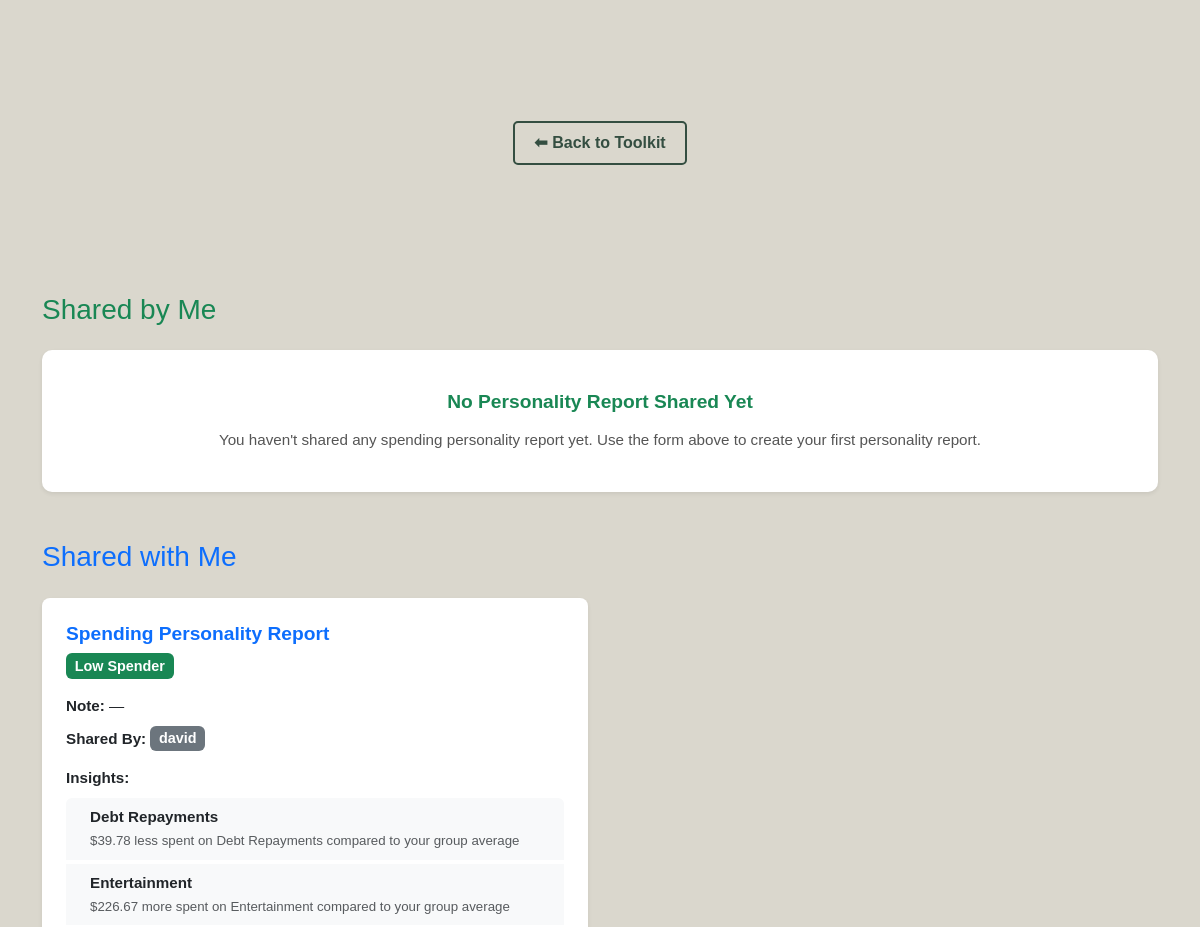
The app's page /spending-personality-analyzer (signed in, middle part), older data.
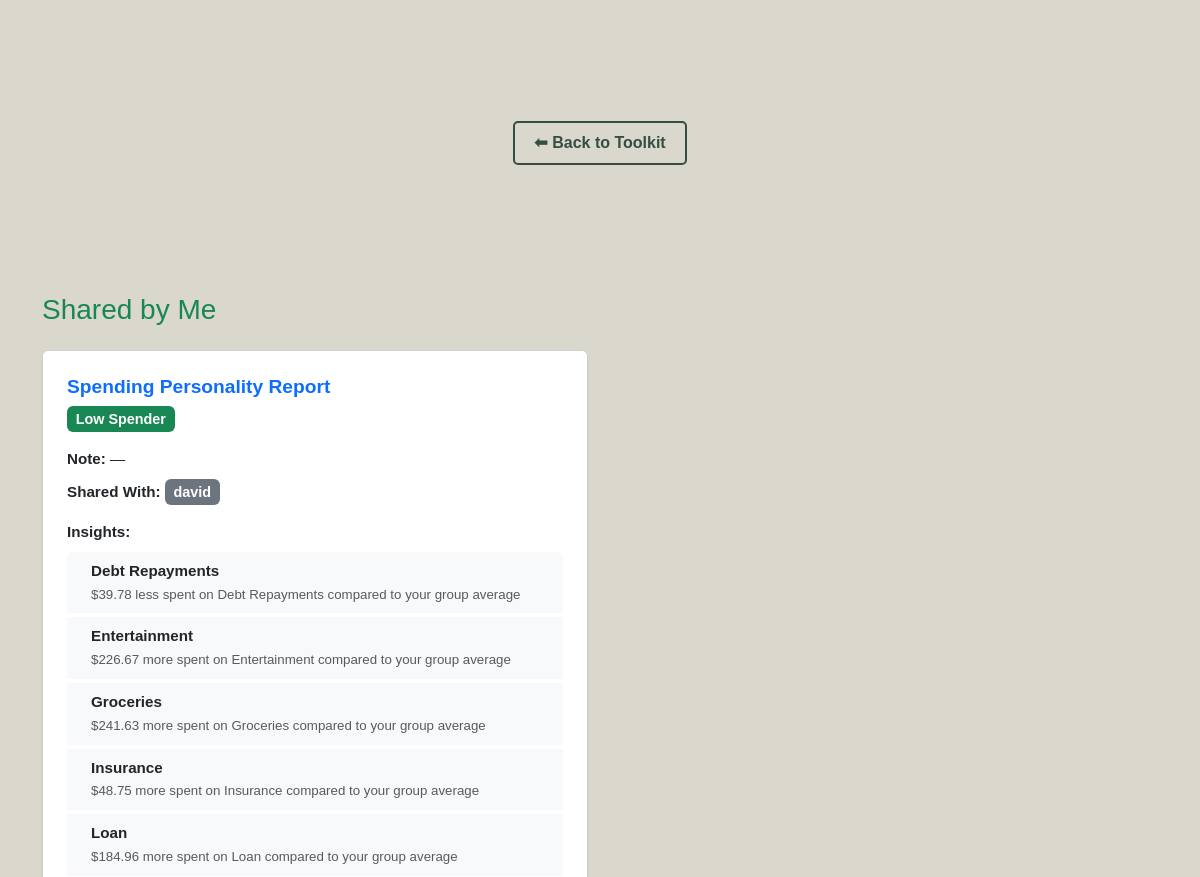
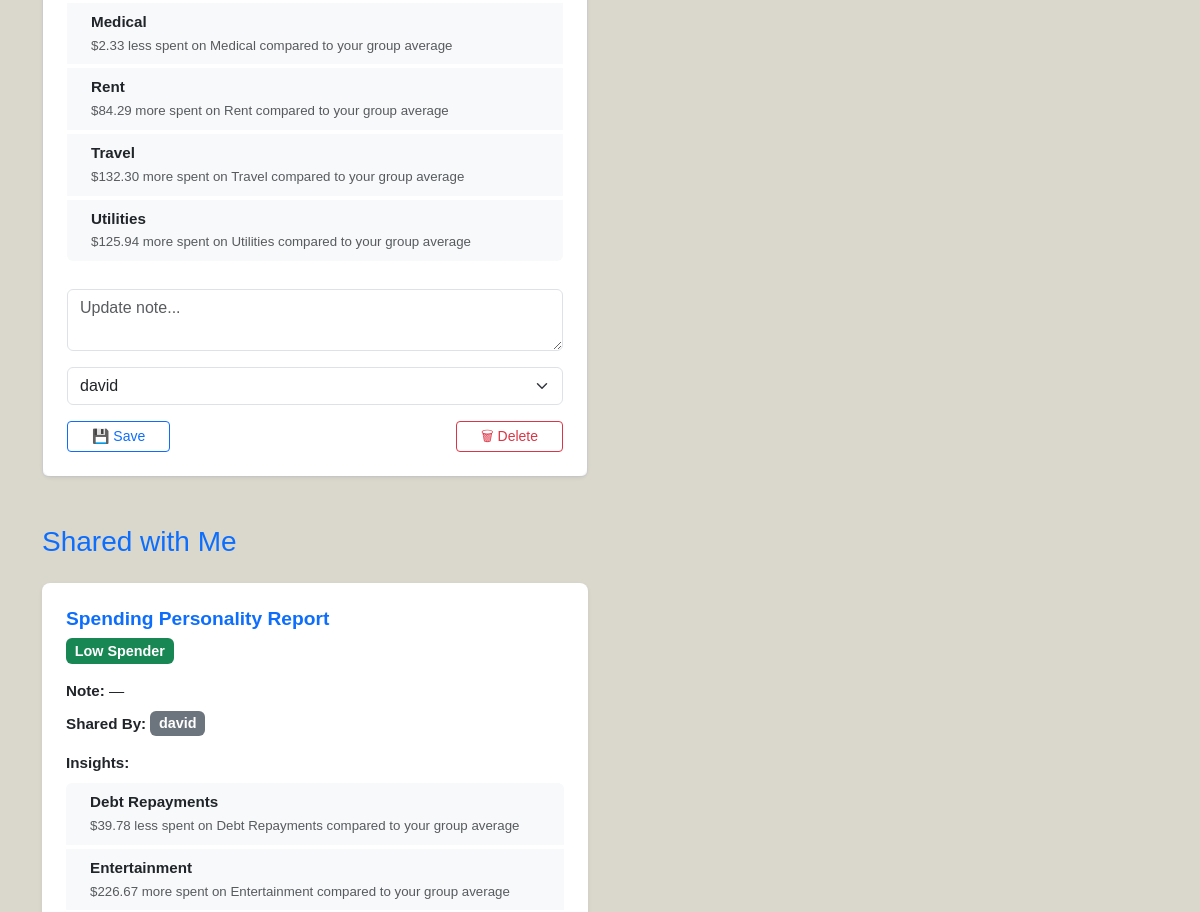
The same page, newer data (2 pictures, top to bottom).
### models/spending_personality_share.py (models this page shows)
class SpendingPersonalityShare(db.Model):
    __tablename__ = 'spending_personality_shares'
    id = db.Column(db.Integer, primary_key=True)
    owner_id = db.Column(db.Integer, db.ForeignKey('users.id'), nullable=False)
    shared_with_user_id = db.Column(db.Integer, db.ForeignKey('users.id'), nullable=False)
    cluster_name = db.Column(db.String(100))
    top_insights = db.Column(db.Text)  # JSON string of top 3 insights
    note = db.Column(db.Text)
    created_at = db.Column(db.DateTime, default=datetime.utcnow)
    owner = db.relationship('User', foreign_keys=[owner_id], backref='spending_shares_owned')
    shared_user = db.relationship('User', foreign_keys=[shared_with_user_id], backref='spending_shares_received')

### models/user.py (models this page shows, shortened)
class User(db.Model):
    __tablename__ = 'users'
    id = db.Column(db.Integer, primary_key=True)
    name = db.Column(db.String(100), nullable=False)
    email = db.Column(db.String(100), unique=True, nullable=False)
    password_hash = db.Column(db.String(256), nullable=False)
    created_at = db.Column(db.DateTime, default=datetime.utcnow)

### app.py (the view, shortened to what this page needs)
@app.route('/spending-personality-analyzer', methods=['GET', 'POST'])
@login_required_custom
def spending_personality_analyzer():
    user_id = session.get('user_id')
    shared_by_me = SpendingPersonalityShare.query.filter_by(owner_id=user_id).all()
    shared_with_me = SpendingPersonalityShare.query.filter_by(shared_with_user_id=user_id).all()
    users = User.query.filter(User.id != user_id).all()
    return render_template(
        'spending_personality_analyzer.html',
        insights=[],
        cluster_name="No data",
        bar_chart={},
        is_loaded=False,
        shared_by_me=shared_by_me,
        shared_with_me=shared_with_me,
        users=users
    )

### app.py (called while the page is built)
def login_required_custom(f):
    @wraps(f)
    def decorated_function(*args, **kwargs):
        if 'user_id' not in session:
            flash('please login first', 'warning')
            return redirect(url_for('login'))
        return f(*args, **kwargs)
    return decorated_function

@app.template_filter('fromjson')
def fromjson_filter(value):
    try:
        return json.loads(value)
    except Exception:
        return []

### templates/spending_personality_analyzer.html (shortened to what the changed rows need)
{% extends "layout_user.html" %}
{% block styles %}
<link href="https://cdn.jsdelivr.net/npm/bootstrap@5.3.5/dist/css/bootstrap.min.css" rel="stylesheet">
<link rel="stylesheet" href="{{ url_for('static', filename='css/style.css') }}">
<link rel="stylesheet" href="{{ url_for('static', filename='css/analysis.css') }}">
<link rel="stylesheet" href="{{ url_for('static', filename='css/analysis_tools.css') }}">
<link rel="stylesheet" href="{{ url_for('static', filename='css/spending_analyser.css') }}">
{% endblock %}
{% block content %}
    <div class="container my-5">
        <div class="row row-cols-1 row-cols-md-2 g-4">
        {% for share in shared_by_me %}
        <div class="col" id="shared-card-{{ share.id }}">
            <div class="card h-100">
            <div class="card h-100 shadow-sm border-0 rounded-3">
                <div class="card-body p-4">
                    <h5 class="card-title text-primary mb-2">Spending Personality Report</h5>
                    <h6 class="mb-3"><span class="badge bg-success">{{ share.cluster_name }}</span></h6>
                    <p class="mb-2">
                    <strong>Note:</strong> {{ share.note or '—' }}
                    </p>
                    <p class="mb-3">
                    <strong>Shared With:</strong> <span class="badge bg-secondary">{{ share.shared_user.name }}</span>
                    </p>
                    <p class="fw-bold mb-2">Insights:</p>
                    <ul class="list-group mb-4">
                    {% for insight in share.top_insights | fromjson %}
                    <li class="list-group-item d-flex justify-content-between align-items-start">
                        <div class="ms-2 me-auto">
                        <div class="fw-semibold">{{ insight.category }}</div>
                        <small class="text-muted">{{ insight.message }}</small>
                        </div>
                    </li>
                    {% endfor %}
                    </ul>
                    <form method="POST" action="{{ url_for('edit_spending_share') }}" class="d-flex flex-column gap-3">
                    <textarea name="note" placeholder="Update note..." class="form-control">{{ share.note }}</textarea>
                    <select name="new_user_id" class="form-select">
                        {% for user in users %}
                        <option value="{{ user.id }}" {% if user.id == share.shared_user.id %}selected{% endif %}>{{ user.name }}</option>
                        {% endfor %}
                    </select>
                    <div class="d-flex justify-content-between">
                        <button type="submit" class="btn btn-outline-primary btn-sm px-4">💾 Save</button>
                        <a href="#"
                            class="btn btn-outline-danger btn-sm px-4"
                            data-bs-toggle="modal"
                            data-bs-target="#deleteSpendingShareModal"
                            onclick="document.getElementById('deleteSpendingShareForm').action='{{ url_for('delete_spending_share', id=share.id) }}'">
                            🗑 Delete
                        </a>
                    </div>
                    </form>
                </div>
            </div>
            </div>
        </div>
        {% endfor %}
        {% if shared_by_me|length == 0 %}
            <div class="col-12 w-100">
                <div class="card goal-card text-center bg-white shadow-sm p-4 border-0">
                    <div class="card-body text-muted">
                        <h5 class="card-title text-success mb-3">No Personality Report Shared Yet</h5>
                        <p class="card-text">You haven't shared any spending personality report yet. Use the form above to create your first personality report.</p>
                    </div>
                </div>
            </div>
        {% endif %}
        </div>
        <div class="row row-cols-1 row-cols-md-2 g-4">
        {% for share in shared_with_me %}
        <div class="col" id="shared-card-{{ share.id }}">
            <div class="card h-100 shadow-sm border-0 rounded-3">
            <div class="card-body p-4">
                <h5 class="card-title text-primary mb-2">Spending Personality Report</h5>
                <h6 class="mb-3"><span class="badge bg-success">{{ share.cluster_name }}</span></h6>
                <p class="mb-2">
                <strong>Note:</strong> {{ share.note or '—' }}
                </p>
                <p class="mb-3">
                <strong>Shared By:</strong> <span class="badge bg-secondary">{{ share.owner.name }}</span>
                </p>
                <p class="fw-bold mb-2">Insights:</p>
                <ul class="list-group">
                {% for insight in share.top_insights | fromjson %}
                <li class="list-group-item d-flex justify-content-between align-items-start">
                    <div class="ms-2 me-auto">
                    <div class="fw-semibold">{{ insight.category }}</div>
                    <small class="text-muted">{{ insight.message }}</small>
                    </div>
                </li>
                {% endfor %}
                </ul>
            </div>
            </div>
        </div>
        {% endfor %}
        </div>
    </div>
{% endblock %}

Row changes from the older to the newer data that the page shows:
added SpendingPersonalityShare: cluster_name "Low Spender", note "—", shared_user.name "david", category "Debt Repayments" "Entertainment" "Groceries" "Insurance" "Loan" "Medical" "Rent" "Travel" "Utilities", message "$39.78 less spent on Debt Repayments compared to your group average" "$226.67 more spent on Entertainment compared to your group average" "$241.63 more spent on Groceries compared to your group average" "$48.75 more spent on Insurance compared to your group average" "$184.96 more spent on Loan compared to your group average" "$2.33 less spent on Medical compared to your group average" "$84.29 more spent on Rent compared to your group average" "$132.30 more spent on Travel compared to your group average" "$125.94 more spent on Utilities compared to your group average", new_user_id "david", shown under "Shared by Me"
Text that changed along with them:
text no longer shown: "No Personality Report Shared Yet You haven't shared any spending personality report yet. Use the form above to create your first personality report."
